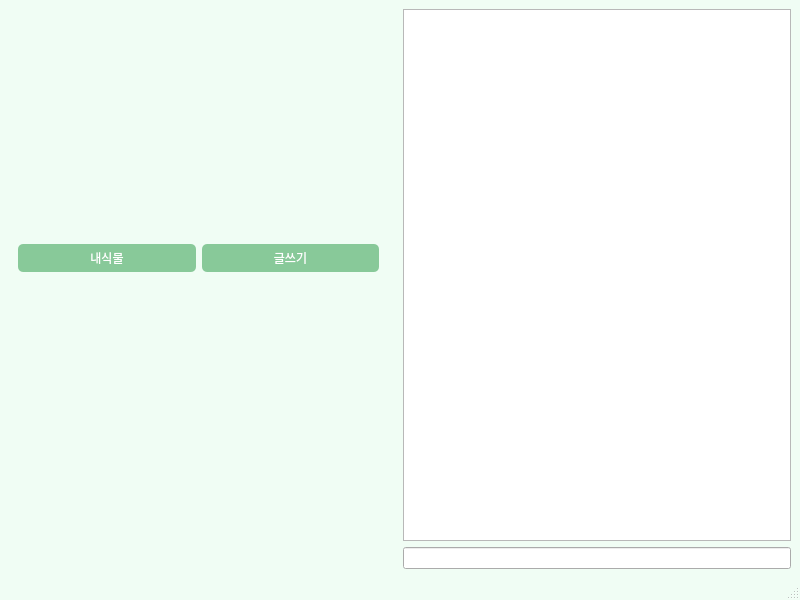
<?xml version="1.0" encoding="UTF-8"?>
<ui version="4.0">
 <class>ClientMainWindow</class>
 <widget class="QMainWindow" name="ClientMainWindow">
  <property name="geometry">
   <rect>
    <x>0</x>
    <y>0</y>
    <width>800</width>
    <height>600</height>
   </rect>
  </property>
  <property name="windowTitle">
   <string>ClientMainWindow</string>
  </property>
  <property name="styleSheet">
   <string>QMainWindow { background-color: #f0fdf4; }</string>
  </property>
  <widget class="QWidget" name="centralwidget">
   <layout class="QHBoxLayout" name="horizontalLayout">
    <item>
     <widget class="QStackedWidget" name="stackedWidget">
      <property name="currentIndex">
       <number>2</number>
      </property>
      <widget class="QWidget" name="page_plant">
       <widget class="QLabel" name="label">
        <property name="geometry">
         <rect>
          <x>60</x>
          <y>-130</y>
          <width>158</width>
          <height>169</height>
         </rect>
        </property>
        <property name="styleSheet">
         <string>QLabel { color: #2d6b2d; font-weight: bold; }</string>
        </property>
        <property name="text">
         <string>TextLabel</string>
        </property>
       </widget>
       <widget class="QLabel" name="label_7">
        <property name="geometry">
         <rect>
          <x>80</x>
          <y>30</y>
          <width>50</width>
          <height>16</height>
         </rect>
        </property>
        <property name="styleSheet">
         <string>QLabel { color: #2d6b2d; font-weight: bold; }</string>
        </property>
        <property name="text">
         <string/>
        </property>
       </widget>
       <widget class="QWidget" name="layoutWidget">
        <property name="geometry">
         <rect>
          <x>20</x>
          <y>20</y>
          <width>308</width>
          <height>471</height>
         </rect>
        </property>
        <layout class="QVBoxLayout" name="verticalLayout_3">
         <item>
          <layout class="QHBoxLayout" name="horizontalLayout_6">
           <item>
            <widget class="QPushButton" name="button_back3">
             <property name="styleSheet">
              <string>QPushButton { background-color: #88c999; color: white; border-radius: 5px; padding: 5px; }</string>
             </property>
             <property name="text">
              <string>Back</string>
             </property>
            </widget>
           </item>
           <item>
            <spacer name="horizontalSpacer">
             <property name="orientation">
              <enum>Qt::Orientation::Horizontal</enum>
             </property>
             <property name="sizeHint" stdset="0">
              <size>
               <width>218</width>
               <height>20</height>
              </size>
             </property>
            </spacer>
           </item>
          </layout>
         </item>
         <item>
          <layout class="QHBoxLayout" name="horizontalLayout_7">
           <item>
            <layout class="QHBoxLayout" name="horizontalLayout_3">
             <item>
              <widget class="QLabel" name="label_myplant">
               <property name="styleSheet">
                <string>QLabel { color: #2d6b2d; font-weight: bold; }</string>
               </property>
               <property name="text">
                <string>내 식물:</string>
               </property>
              </widget>
             </item>
             <item>
              <widget class="QLabel" name="label_myplantname">
               <property name="styleSheet">
                <string>QLabel { color: #2d6b2d; font-weight: bold; }</string>
               </property>
               <property name="text">
                <string>이름</string>
               </property>
              </widget>
             </item>
            </layout>
           </item>
          </layout>
         </item>
         <item>
          <layout class="QHBoxLayout" name="horizontalLayout_8">
           <item>
            <layout class="QHBoxLayout" name="horizontalLayout_4">
             <item>
              <widget class="QLabel" name="label_3">
               <property name="styleSheet">
                <string>QLabel { color: #2d6b2d; font-weight: bold; }</string>
               </property>
               <property name="text">
                <string>온도</string>
               </property>
              </widget>
             </item>
            </layout>
           </item>
           <item>
            <widget class="QProgressBar" name="progressBar">
             <property name="styleSheet">
              <string>QProgressBar { border: 1px solid #cfcfcf; border-radius: 8px; text-align: center; }QProgressBar::chunk { background-color: #f48fb1; border-radius: 8px; }</string>
             </property>
             <property name="value">
              <number>24</number>
             </property>
            </widget>
           </item>
          </layout>
         </item>
         <item>
          <layout class="QHBoxLayout" name="horizontalLayout_9">
           <item>
            <layout class="QHBoxLayout" name="horizontalLayout_5">
             <item>
              <widget class="QLabel" name="label_4">
               <property name="styleSheet">
                <string>QLabel { color: #2d6b2d; font-weight: bold; }</string>
               </property>
               <property name="text">
                <string>습도</string>
               </property>
              </widget>
             </item>
            </layout>
           </item>
           <item>
            <widget class="QProgressBar" name="progressBar_2">
             <property name="styleSheet">
              <string>QProgressBar { border: 1px solid #cfcfcf; border-radius: 8px; text-align: center; }QProgressBar::chunk { background-color: #81d4fa; border-radius: 8px; }</string>
             </property>
             <property name="value">
              <number>24</number>
             </property>
            </widget>
           </item>
          </layout>
         </item>
        </layout>
       </widget>
      </widget>
      <widget class="QWidget" name="page_write_post">
       <widget class="QLabel" name="image_plant">
        <property name="geometry">
         <rect>
          <x>20</x>
          <y>110</y>
          <width>331</width>
          <height>231</height>
         </rect>
        </property>
        <property name="styleSheet">
         <string>QLabel { color: #2d6b2d; font-weight: bold; }</string>
        </property>
        <property name="text">
         <string>plant image</string>
        </property>
       </widget>
       <widget class="QPlainTextEdit" name="input_post">
        <property name="geometry">
         <rect>
          <x>20</x>
          <y>350</y>
          <width>341</width>
          <height>151</height>
         </rect>
        </property>
        <property name="plainText">
         <string>input content</string>
        </property>
       </widget>
       <widget class="QPushButton" name="pushButton_4">
        <property name="geometry">
         <rect>
          <x>280</x>
          <y>510</y>
          <width>80</width>
          <height>24</height>
         </rect>
        </property>
        <property name="styleSheet">
         <string>QPushButton { background-color: #88c999; color: white; border-radius: 5px; padding: 5px; }</string>
        </property>
        <property name="text">
         <string>Save</string>
        </property>
       </widget>
       <widget class="QWidget" name="layoutWidget">
        <property name="geometry">
         <rect>
          <x>20</x>
          <y>30</y>
          <width>316</width>
          <height>28</height>
         </rect>
        </property>
        <layout class="QHBoxLayout" name="horizontalLayout_11">
         <item>
          <widget class="QPushButton" name="button_back2">
           <property name="styleSheet">
            <string>QPushButton { background-color: #88c999; color: white; border-radius: 5px; padding: 5px; }</string>
           </property>
           <property name="text">
            <string>Back</string>
           </property>
          </widget>
         </item>
         <item>
          <spacer name="horizontalSpacer_3">
           <property name="orientation">
            <enum>Qt::Orientation::Horizontal</enum>
           </property>
           <property name="sizeHint" stdset="0">
            <size>
             <width>228</width>
             <height>20</height>
            </size>
           </property>
          </spacer>
         </item>
        </layout>
       </widget>
       <widget class="QWidget" name="layoutWidget">
        <property name="geometry">
         <rect>
          <x>20</x>
          <y>70</y>
          <width>331</width>
          <height>28</height>
         </rect>
        </property>
        <layout class="QHBoxLayout" name="horizontalLayout_10">
         <item>
          <widget class="QLineEdit" name="input_title">
           <property name="text">
            <string>input title</string>
           </property>
          </widget>
         </item>
         <item>
          <widget class="QPushButton" name="button_file">
           <property name="styleSheet">
            <string>QPushButton { background-color: #88c999; color: white; border-radius: 5px; padding: 5px; }</string>
           </property>
           <property name="text">
            <string>File</string>
           </property>
          </widget>
         </item>
        </layout>
       </widget>
      </widget>
      <widget class="QWidget" name="page_gallery">
       <widget class="QWidget" name="layoutWidget">
        <property name="geometry">
         <rect>
          <x>9</x>
          <y>9</y>
          <width>361</width>
          <height>481</height>
         </rect>
        </property>
        <layout class="QVBoxLayout" name="verticalLayout">
         <item>
          <layout class="QGridLayout" name="gridLayout"/>
         </item>
         <item>
          <layout class="QHBoxLayout" name="horizontalLayout_2">
           <item>
            <widget class="QPushButton" name="button_myplant">
             <property name="styleSheet">
              <string>QPushButton { background-color: #88c999; color: white; border-radius: 5px; padding: 5px; }</string>
             </property>
             <property name="text">
              <string>내식물</string>
             </property>
            </widget>
           </item>
           <item>
            <widget class="QPushButton" name="button_writepost">
             <property name="styleSheet">
              <string>QPushButton { background-color: #88c999; color: white; border-radius: 5px; padding: 5px; }</string>
             </property>
             <property name="text">
              <string>글쓰기</string>
             </property>
            </widget>
           </item>
          </layout>
         </item>
        </layout>
       </widget>
      </widget>
      <widget class="QWidget" name="page_show_post">
       <widget class="QLabel" name="post_image">
        <property name="geometry">
         <rect>
          <x>20</x>
          <y>110</y>
          <width>331</width>
          <height>201</height>
         </rect>
        </property>
        <property name="styleSheet">
         <string>QLabel { color: #2d6b2d; font-weight: bold; }</string>
        </property>
        <property name="text">
         <string>이미지띄울거임</string>
        </property>
       </widget>
       <widget class="QTextBrowser" name="post_content">
        <property name="geometry">
         <rect>
          <x>10</x>
          <y>340</y>
          <width>351</width>
          <height>192</height>
         </rect>
        </property>
       </widget>
       <widget class="QPushButton" name="button_back">
        <property name="geometry">
         <rect>
          <x>20</x>
          <y>20</y>
          <width>80</width>
          <height>24</height>
         </rect>
        </property>
        <property name="styleSheet">
         <string>QPushButton { background-color: #88c999; color: white; border-radius: 5px; padding: 5px; }</string>
        </property>
        <property name="text">
         <string>Back</string>
        </property>
       </widget>
       <widget class="QWidget" name="layoutWidget">
        <property name="geometry">
         <rect>
          <x>20</x>
          <y>50</y>
          <width>111</width>
          <height>40</height>
         </rect>
        </property>
        <layout class="QVBoxLayout" name="verticalLayout_4">
         <item>
          <widget class="QLabel" name="post_title">
           <property name="styleSheet">
            <string>QLabel { color: #2d6b2d; font-weight: bold; }</string>
           </property>
           <property name="text">
            <string>제목 표시할거임</string>
           </property>
          </widget>
         </item>
         <item>
          <widget class="QLabel" name="post_author_id">
           <property name="styleSheet">
            <string>QLabel { color: #2d6b2d; font-weight: bold; }</string>
           </property>
           <property name="text">
            <string>작성자(아이디) 표시</string>
           </property>
          </widget>
         </item>
        </layout>
       </widget>
      </widget>
     </widget>
    </item>
    <item>
     <layout class="QVBoxLayout" name="verticalLayout_2">
      <item>
       <widget class="QPlainTextEdit" name="chatting_room"/>
      </item>
      <item>
       <widget class="QLineEdit" name="input_chatting"/>
      </item>
     </layout>
    </item>
   </layout>
  </widget>
  <widget class="QMenuBar" name="menubar">
   <property name="geometry">
    <rect>
     <x>0</x>
     <y>0</y>
     <width>800</width>
     <height>21</height>
    </rect>
   </property>
  </widget>
  <widget class="QStatusBar" name="statusbar"/>
 </widget>
 <resources/>
 <connections/>
</ui>
